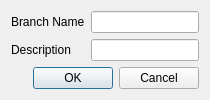
<?xml version="1.0" encoding="UTF-8"?>
<ui version="4.0">
 <class>CreateStreamDialog</class>
 <widget class="QWidget" name="AddBranchDialog">
  <property name="windowModality">
   <enum>Qt::NonModal</enum>
  </property>
  <property name="sizePolicy">
   <sizepolicy hsizetype="MinimumExpanding" vsizetype="MinimumExpanding">
    <horstretch>0</horstretch>
    <verstretch>0</verstretch>
   </sizepolicy>
  </property>
  <property name="windowTitle">
   <string>Form</string>
  </property>
  <layout class="QGridLayout" name="gridLayout_2">
   <item row="0" column="0">
    <layout class="QVBoxLayout" name="verticalLayout">
     <property name="sizeConstraint">
      <enum>QLayout::SetNoConstraint</enum>
     </property>
     <item>
      <layout class="QFormLayout" name="search_form">

       <item row="0" column="0">
        <widget class="QLabel" name="name_label">
         <property name="text">
          <string>Branch Name</string>
         </property>
        </widget>
       </item>
       <item row="1" column="0">
        <widget class="QLabel" name="name_label">
         <property name="text">
          <string>Description</string>
         </property>
        </widget>
       </item>

       <item row="0" column="1">
        <widget class="QLineEdit" name="name_field"/>
       </item>
       <item row="1" column="1">
        <widget class="QLineEdit" name="description_field"/>
       </item>

      </layout>
     </item>
     <item>
      <widget class="QDialogButtonBox" name="dialog_button_box">
       <property name="standardButtons">
        <set>QDialogButtonBox::Cancel|QDialogButtonBox::Ok</set>
       </property>
      </widget>
     </item>

    </layout>
   </item>
  </layout>
 </widget>
 <resources/>
 <connections/>
</ui>
